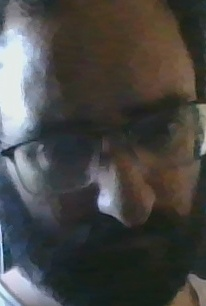
#> input picture known_faces/_unlabeled/unknown_0_first_20260501_180700_972956.jpg, 206 x 306 px
$ python manage_face_captures.py
#> lines starting #> are read from the running program, lines starting #| are printed output that depends on the picture; after the words box and inside, x2 and y2 are one past the last pixel; in counts of white or black regions, pixels touching at a corner belong together
#> in main, img is the input picture: shape (306, 206, 3); mean B, G, R 68.6, 71.1, 71.9
import argparse
import re
import shutil
from pathlib import Path

import cv2


IMAGE_EXTS = {".jpg", ".jpeg", ".png", ".bmp", ".webp"}
UNKNOWN_GROUP_RE = re.compile(r"^unknown_(\d+)_")


def list_unlabeled_images(unlabeled_dir: Path) -> list[Path]:
    return sorted(
        [p for p in unlabeled_dir.iterdir() if p.is_file() and p.suffix.lower() in IMAGE_EXTS]
    )


def image_group_key(image_path: Path) -> str:
    match = UNKNOWN_GROUP_RE.match(image_path.stem)
    if match:
        return f"unknown_{match.group(1)}"
    return image_path.stem


def files_in_group(image_path: Path, all_images: list[Path]) -> list[Path]:
    key = image_group_key(image_path)
    return [p for p in all_images if image_group_key(p) == key]


def draw_ui(img, file_name: str, idx: int, total: int, group_key: str, group_size: int):
#> called with idx = 0, total = 1, group_key = 'unknown_0', group_size = 1
    display = img.copy()
    lines = [
        f"[{idx + 1}/{total}] {file_name}",
        f"Group: {group_key} ({group_size} image(s))",
        "Keys: [a]=assign one  [g]=assign group  [s]=skip  [d]=delete one  [x]=delete group  [q]=quit",
    ]
    y = 28
    for line in lines:
        cv2.putText(
            display,
            line,
            (12, y),
            cv2.FONT_HERSHEY_SIMPLEX,
            0.7,
            (0, 255, 255),
            2,
            cv2.LINE_AA,
        )
        y += 30
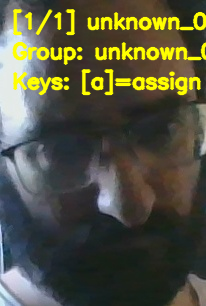
#> display: shape (306, 206, 3); 10.51% of pixels changed, all inside (x1, y1, x2, y2) = (12, 9, 206, 96)
#> after the loop, y = 118
    return display


# [56 lines left out: functions assign_image, assign_group, delete_group, not called in this run]


def main():
    parser = argparse.ArgumentParser(
        description="Review and assign unlabeled face captures to known identities."
    )
    parser.add_argument(
        "--known-dir",
        type=str,
        default="known_faces",
        help="Root identity directory used by webcam_face_analysis.py",
    )
    args = parser.parse_args()

    known_dir = Path(args.known_dir)
    unlabeled_dir = known_dir / "_unlabeled"
    unlabeled_dir.mkdir(parents=True, exist_ok=True)

    print(f"Known folder: {known_dir}")
    print(f"Unlabeled folder: {unlabeled_dir}")

    idx = 0
    while True:
        images = list_unlabeled_images(unlabeled_dir)
        if not images:
            print("No unlabeled images left.")
            break
        if idx >= len(images):
            idx = 0
        image_path = images[idx]
        img = cv2.imread(str(image_path))
        if img is None:
            print(f"Unreadable image, deleting: {image_path}")
            image_path.unlink(missing_ok=True)
            continue

        group_images = files_in_group(image_path, images)
        group_key = image_group_key(image_path)
        show = draw_ui(
            img, image_path.name, idx, len(images), group_key=group_key, group_size=len(group_images)
        )
        cv2.imshow("Manage Face Captures", show)
        key = cv2.waitKeyEx(0)
#> (key q is pressed here)
#> key = 113
        key_low = key & 0xFF
#> key_low = 113

        if key_low in (ord("q"), ord("Q")):
            break
        if key_low in (ord("s"), ord("S")):
            idx += 1
            continue
        if key_low in (ord("d"), ord("D")):
            image_path.unlink(missing_ok=True)
            print(f"Deleted: {image_path.name}")
            continue
        if key_low in (ord("x"), ord("X")):
            delete_group(group_images)
            continue
        if key_low in (ord("a"), ord("A")):
            assign_image(image_path, known_dir)
            continue
        if key_low in (ord("g"), ord("G")):
            assign_group(group_images, known_dir)
            continue
        print(
            f"Key not recognized (code={key}). "
            "Type command in terminal: [a] assign one, [g] assign group, "
            "[d] delete one, [x] delete group, [s] skip, [q] quit."
        )
        cmd = input("Command: ").strip().lower()
        if cmd == "q":
            break
        if cmd == "s":
            idx += 1
            continue
        if cmd == "d":
            image_path.unlink(missing_ok=True)
            print(f"Deleted: {image_path.name}")
            continue
        if cmd == "x":
            delete_group(group_images)
            continue
        if cmd == "a":
            assign_image(image_path, known_dir)
            continue
        if cmd == "g":
            assign_group(group_images, known_dir)
            continue

    cv2.destroyAllWindows()


if __name__ == "__main__":
    main()
